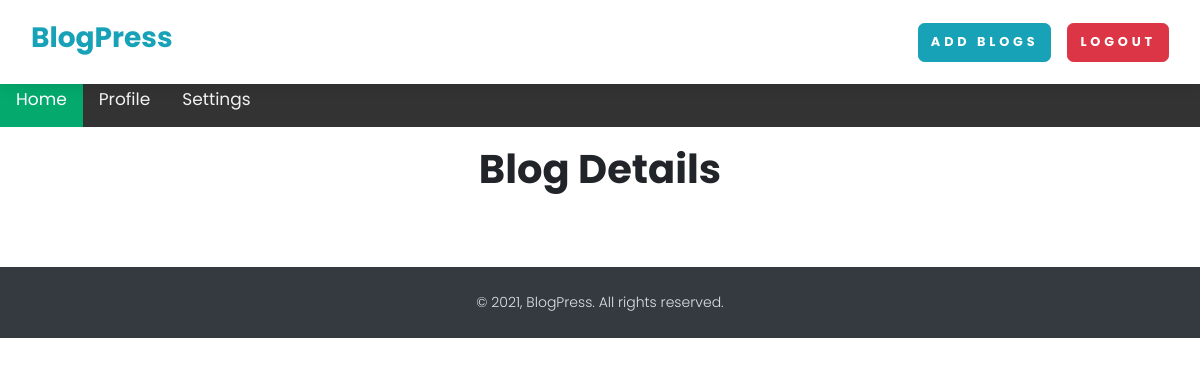
The app's page /blog-detail/java (signed in), older data.
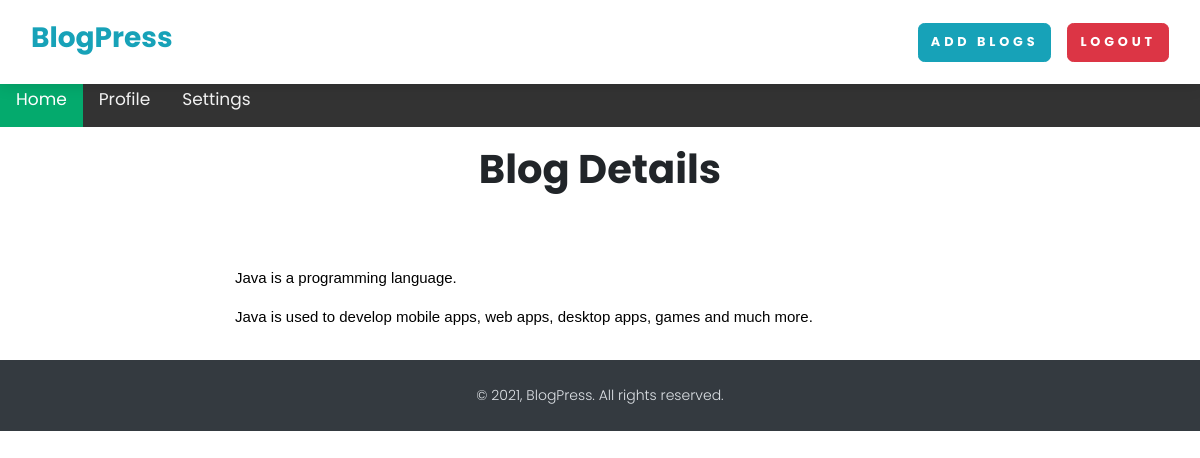
The same page, newer data.
### App/models.py (models this page shows, shortened)
class BlogModel(models.Model):
	user 			= models.ForeignKey(User, blank=True , null=True , on_delete=models.CASCADE)
	title 			= models.CharField(max_length=1000)
	content 		= FroalaField()
	slug 			= models.SlugField(max_length=1000 , null=True , blank=True)
	image 			= models.ImageField(upload_to='blog')
	created_at 		= models.DateTimeField(auto_now_add=True)
	upload_to 		= models.DateTimeField(auto_now=True)
	browser 		= models.CharField(max_length=200)
	ip_address		= models.CharField(max_length=100)

### App/views.py (the view)
# urls.py: path('blog-detail/<slug>' , blog_detail , name="blog_detail"),
@login_required(login_url="/login/")
def blog_detail(request ,slug):
    context = {}
    try:
        blog_obj = BlogModel.objects.filter(slug = slug).first()
        context['blog_obj'] =  blog_obj
    except Exception as e:
        print(e)
    return render(request ,'blog_detail.html' ,context)

### App/templates/blog_detail.html (shortened to what this page needs)
{% extends "base.html" %}
{% block start %}
<section>
    <div class="container my-3">
        <h1 class="text-center">Blog Details</h1>
        <div class="row text-center">
            <div class="col-xl-10 mx-auto"><img class="img-fluid mb-5"
                    alt=""></div>
        </div>
        <div class="row">
            <div class="col-xl-8 col-lg-10 mx-auto">
                <div class="text-content">
                    {{blog_obj.content|safe}}
                </div>
            </div>
        </div>
    </div>
</section>
{% endblock %}

Row changes from the older to the newer data that the page shows:
added BlogModel: content "Java is a programming language. Java is used to develop mobile apps, web apps, desktop apps, games and much more."
